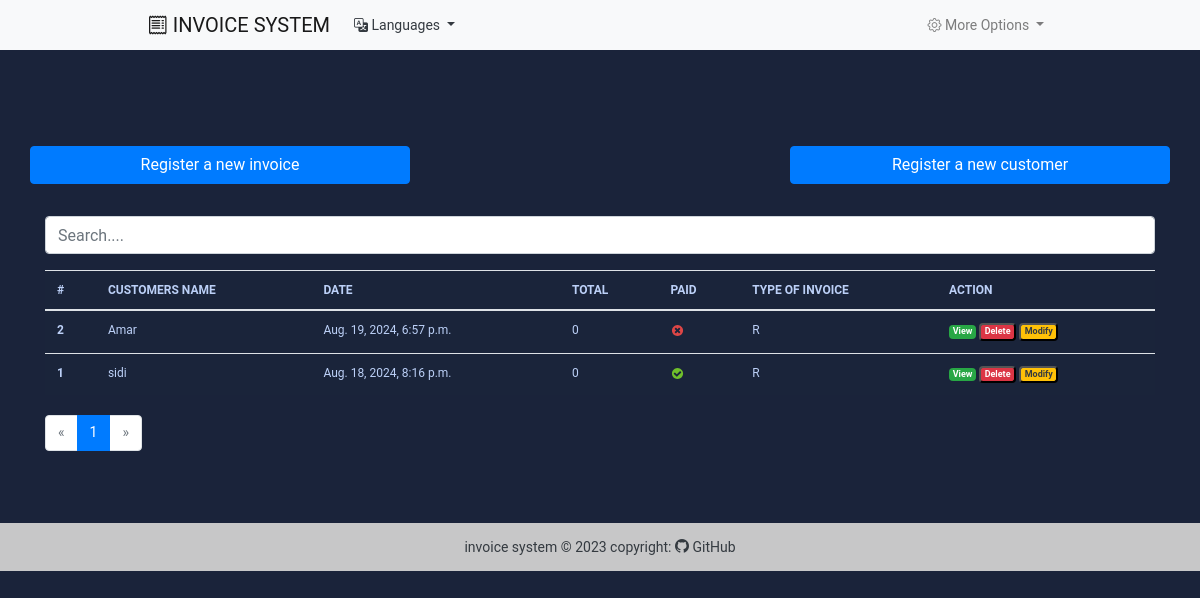
The app's page /, older data.
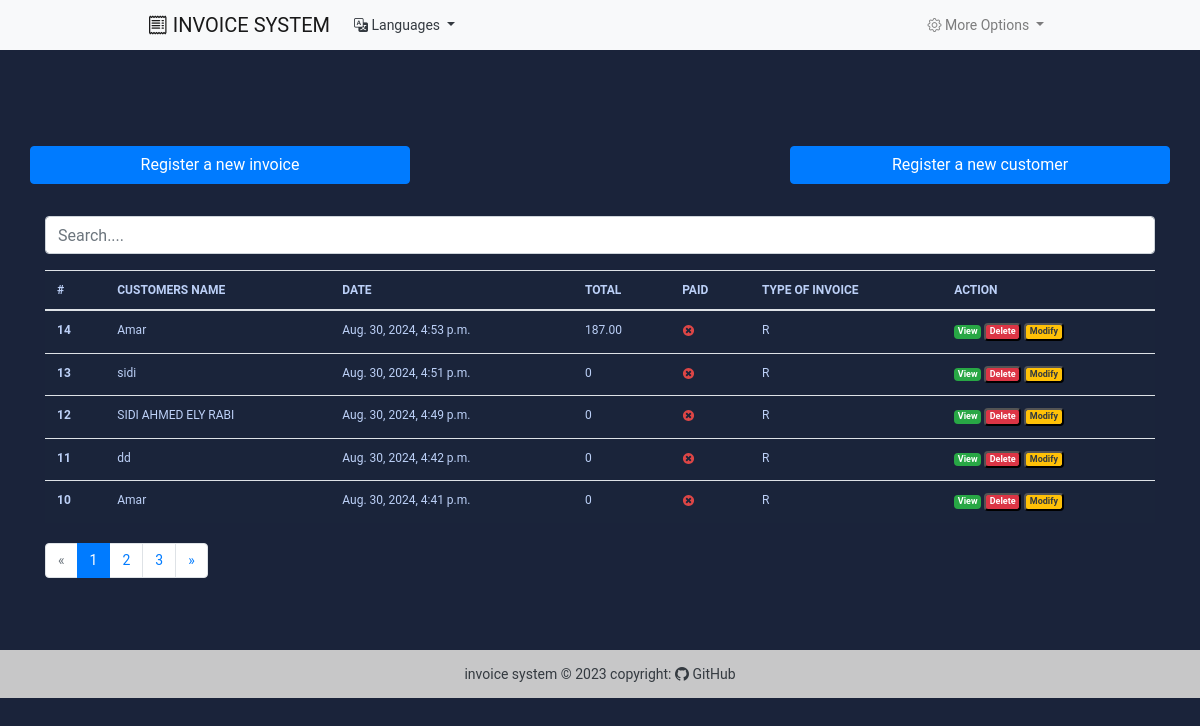
The same page, newer data.
### fact_app/models.py (models this page shows, shortened)
class Invoice(models.Model):
    INVOICE_TYPE = (
        ('R', _('RECEIPT')),
        ('P', _('PROFORMA INVOICE')),
        ('I', _('INVOICE'))
    )
    customer = models.ForeignKey(Customer, on_delete=models.PROTECT)
    save_by = models.ForeignKey(User, on_delete=models.PROTECT)
    invoice_date_time = models.DateTimeField(auto_now_add=True)
    total = models.DecimalField(max_digits=10, decimal_places=2)
    last_updated_date = models.DateTimeField(null=True, blank=True)
    paid = models.BooleanField(default=False)
    invoice_type = models.CharField(max_length=1, choices=INVOICE_TYPE)
    comments = models.TextField(null=True, max_length=1000, blank=True)
    image = models.ImageField(upload_to='invoice_images/', blank=True, null=True)
    class Meta:
        verbose_name = "Invoice"
        verbose_name_plural = "Invoices"
    @property
    def get_total(self):
        articles = self.article_set.all()
        total = sum(article.get_total for article in articles)
        return total

class Customer(models.Model):
    SEX_TYPES = (
        ('M', _('Male')),
        ('F', _('Feminine')),
    )
    phone_regex = RegexValidator(
        regex=r'^[234]\d{7}$',
        message=_("Phone number must be exactly 8 digits long and start with '2', '3', or '4'.")
    )
    name = models.CharField(max_length=132)
    email = models.EmailField()
    phone = models.CharField(max_length=8, validators=[phone_regex])
    address = models.CharField(max_length=64)
    sex = models.CharField(max_length=1, choices=SEX_TYPES)
    age = models.CharField(max_length=12)
    city = models.CharField(max_length=32)
    zip_code = models.CharField(max_length=16)
    created_date = models.DateTimeField(auto_now_add=True)
    save_by = models.ForeignKey(User, on_delete=models.PROTECT)
    image = models.ImageField(upload_to='customer_images/', blank=True, null=True)
    class Meta:
        verbose_name = "Customer"
        verbose_name_plural = "Customers"

class Article(models.Model):
    invoice = models.ForeignKey(Invoice, on_delete=models.CASCADE)
    name = models.CharField(max_length=32)
    quantity = models.IntegerField()
    unit_price = models.DecimalField(max_digits=10, decimal_places=2)
    total = models.DecimalField(max_digits=10, decimal_places=2, blank=True, null=True)
    class Meta:
        verbose_name = 'Article'
        verbose_name_plural = 'Articles'
    @property
    def get_total(self):
        total = self.quantity * self.unit_price
        return total

### fact_app/views.py (the view, shortened to what this page needs)
# urls.py: path('', views.HomeView.as_view(), name='home'),
class HomeView( View):
    templates_name = 'index.html'
    invoices = Invoice.objects.select_related('customer', 'save_by').all().order_by('-invoice_date_time')
    context = {
        'invoices': invoices
    }
    def get(self, request, *args, **kwags):
        items = pagination(request, self.invoices)
        self.context['invoices'] = items
        return render(request, self.templates_name, self.context)

### fact_app/utils.py (called while the page is built)
def pagination(request, invoices):
        default_page = 1
        page = request.GET.get('page', default_page)
        items_per_page = 5
        paginator = Paginator(invoices, items_per_page)
        try:
            items_page = paginator.page(page)
        except PageNotAnInteger:
            items_page = paginator.page(default_page)
        except EmptyPage:
            items_page = paginator.page(paginator.num_pages)
        return items_page

### templates/index.html (shortened to what this page needs)
{% extends "base.html" %}
{% load static %}
{% block content %}
<br><br>
<div class="row">
    <a href="{% url 'add-invoice' %}" class="btn col-md-4 btn-primary">
        Register a new invoice
    </a>
    <a href='#' class="col-md-4">
    </a>
    <a href="{% url 'add-customer' %}" class="btn col-md-4 btn-primary">
        Register a new customer
    </a>
</div>
<br><br>
<div class="form-group">
    <input id="search" class="form-control" type="text" placeholder="Search....">
</div>
<div>
    <table class="table table-striped-columns">
        <thead>
            <tr>
                <th scope="col">#</th>
                <th scope="col">CUSTOMERS NAME</th>
                <th scope="col">DATE</th>
                <th scope="col">TOTAL</th>
                <th scope="col">PAID</th>
                <th scope="col">TYPE OF INVOICE</th>
                <th scope="col">ACTION</th>
            </tr>
        </thead>
        <tbody id="myTable">
            {% if invoices %}
            {% for facture in invoices %}
            <tr>
                <th scope="row">{{ facture.pk }}</th>
                <td>{{facture.customer.name}}</td>
                <td>{{facture.invoice_date_time}}</td>
                <td>{{ facture.get_total }}</td>
                <td>
                    {% if facture.paid %}
                    <img src="{% static 'images/icon-yes.svg' %}" alt="True">
                    {% else %}
                    <img src="{% static 'images/icon-no.svg' %}" alt="False">
                    {% endif %}
                </td>
                <td>{{facture.invoice_type}}</td>
                <td>
                    <a href="#" title="Detail" class="badge text-white bg-success">View</a>
                    <button id="btn-invoice-sup" type="button" data-toggle="modal" data-target="#supprimer"
                        class="badge text-white bg-danger" title="Supprimer" data-id="{{ facture.pk }}"
                        data-customer="{{facture.customer.name}}">Delete
                    </button>
                    <button id="btn-invoice-mod" type="button" data-toggle="modal" title="Modifier" data-target="#modifier"
                        data-id="{{facture.pk}}" data-customer="{{facture.customer.name}}"
                        class="badge text-dark bg-warning"> Modify
                    </button>
                </td>
            </tr>
            {% endfor %}
            {% else %}
            <p class="text-center text-white">No invoice found.</p>
            {% endif %}
        </tbody>
    </table>
</div>
{% if invoices %}
<div class="pagination-container" style="text-align: left; margin-top: 20px;">
    <nav aria-label="Page navigation">
        <ul class="pagination">
            {% if invoices.has_previous %}
            <li class="page-item">
                <a class="page-link" href="?page={{ invoices.previous_page_number }}" aria-label="Previous">
                    <span aria-hidden="true">&laquo;</span>
                </a>
            </li>
            {% else %}
            <li class="page-item disabled">
                <span class="page-link">&laquo;</span>
            </li>
            {% endif %}
            {% for num in invoices.paginator.page_range %}
            {% if invoices.number == num %}
            <li class="page-item active"><span class="page-link">{{ num }}</span></li>
            {% elif num > invoices.number|add:'-3' and num < invoices.number|add:'3' %}
            <li class="page-item"><a class="page-link" href="?page={{ num }}">{{ num }}</a></li>
            {% endif %}
            {% endfor %}
            {% if invoices.has_next %}
            <li class="page-item">
                <a class="page-link" href="?page={{ invoices.next_page_number }}" aria-label="Next">
                    <span aria-hidden="true">&raquo;</span>
                </a>
            </li>
            {% else %}
            <li class="page-item disabled">
                <span class="page-link">&raquo;</span>
            </li>
            {% endif %}
        </ul>
    </nav>
</div>
{% endif %}
<br><br>
{% endblock %}

### templates/base.html (shortened to what this page needs)
<!DOCTYPE html>
{% load static %}
<html lang="en">
<head>
    <link rel="stylesheet" href="https://cdn.jsdelivr.net/npm/bootstrap@4.6.2/dist/css/bootstrap.min.css"
>
    <link rel="stylesheet" href="https://cdnjs.cloudflare.com/ajax/libs/bootstrap-icons/1.10.3/font/bootstrap-icons.min.css"
 />
    <link rel="stylesheet" href="{% static 'style.css' %}">
</head>
<body>
    <header>
        <nav class="navbar navbar-expand-lg navbar-light bg-light">
            <div class="container" style="max-width: 80%;">
                <a class="navbar-brand" href="/"><i class="bi bi-receipt"></i> INVOICE SYSTEM</a>
                <div class="collapse navbar-collapse" id="navbarSupportedContent">
                    <ul class="navbar-nav mr-auto">
                        <li class="nav-item dropdown">
                            <a class="nav-link dropdown-toggle text-dark" href="#" id="navbarDropdown" role="button"
                               data-toggle="dropdown" aria-haspopup="true" aria-expanded="false">
                               <i class="bi bi-translate"></i> Languages
                            </a>
                        </li>
                    </ul>
                    <ul class="navbar-nav ml-auto">
                        <li class="nav-item dropdown">
                            <a class="nav-link dropdown-toggle" href="#" role="button" data-toggle="dropdown" aria-expanded="false">
                                <i class="bi bi-gear"></i> More Options
                            </a>
                        </li>
                    </ul>
                </div>
            </div>
        </nav>
    </header>
    <div class="container">
        <div class="wrapper">
          <br>
        </div>
      </div>
    <div class="container mt-5">
        {% block content %}
        {% endblock content %}
    </div>
    <footer class="bg-light text-center text-dark mt-4">
        <div class="text-center p-3" style="background-color: rgba(0, 0, 0, 0.2);">
            invoice system © 2023 copyright:
            <a href="https://github.com/aadeina/DjangoInvoice/" target="_blank" class="text-dark">
                <i class="bi bi-github"></i> GitHub
            </a>
        </div>
    </footer>
</body>
</html>

### static/style.css (style rules this page uses)
body { margin: 0; padding: 0; font: 400 0.875rem "Open Sans", sans-serif; color: #bcd0f7; background: #1a233a; position: relative; height: 100%; font-family: "Roboto", sans-serif; }
.table { background: #1a243a; color: #bcd0f7; font-size: 0.75rem; }

Row changes from the older to the newer data that the page shows:
no longer on this page (row unchanged): Invoice: pk "2", customer.name "Amar", invoice_date_time "Aug. 19, 2024, 6:57 p.m.", get_total "0", paid False (drawn), invoice_type "R"
no longer on this page (row unchanged): Invoice: pk "1", customer.name "sidi", invoice_date_time "Aug. 18, 2024, 8:16 p.m.", get_total "0", paid True (drawn), invoice_type "R"
added Invoice: pk "14", customer.name "Amar", invoice_date_time "Aug. 30, 2024, 4:53 p.m.", get_total "187.00", paid False (drawn), invoice_type "R"
added Invoice: pk "13", customer.name "sidi", invoice_date_time "Aug. 30, 2024, 4:51 p.m.", get_total "0", paid False (drawn), invoice_type "R"
added Invoice: pk "12", customer.name "SIDI AHMED ELY RABI", invoice_date_time "Aug. 30, 2024, 4:49 p.m.", get_total "0", paid False (drawn), invoice_type "R"
added Invoice: pk "11", customer.name "dd", invoice_date_time "Aug. 30, 2024, 4:42 p.m.", get_total "0", paid False (drawn), invoice_type "R"
added Invoice: pk "10", customer.name "Amar", invoice_date_time "Aug. 30, 2024, 4:41 p.m.", get_total "0", paid False (drawn), invoice_type "R"
Text that changed along with them:
new list line: "2"
new list line: "3"
